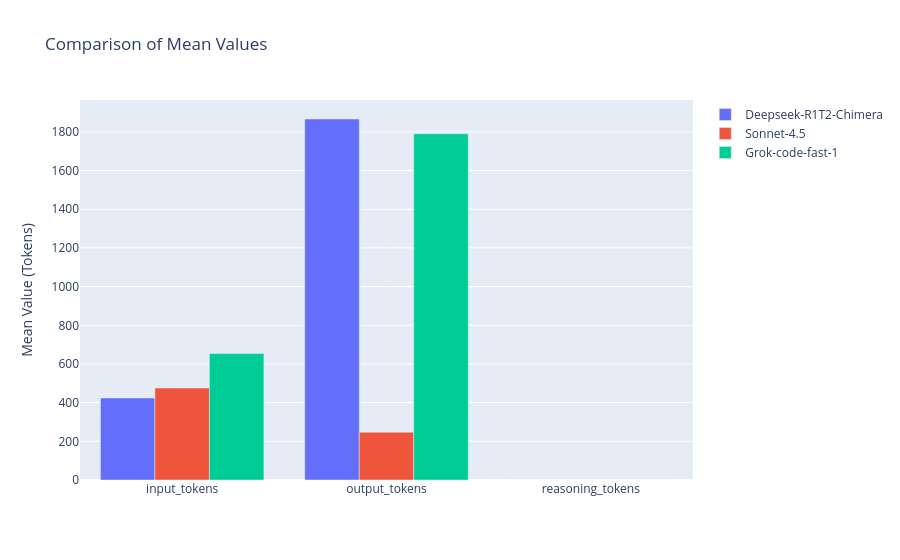

Write notebook code for a chart like this one.
### Code cell
mean1 = deep_df[["input_tokens", "output_tokens", "reasoning_tokens"]].mean()
mean2 = sonnet_df[["input_tokens", "output_tokens", "reasoning_tokens"]].mean()
mean3 = grok_df[["input_tokens", "output_tokens", "reasoning_tokens"]].mean()
columns = mean1.index.tolist()
fig = go.Figure(data=[
    go.Bar(name='Deepseek-R1T2-Chimera', x=columns, y=mean1.values),
    go.Bar(name='Sonnet-4.5', x=columns, y=mean2.values),
    go.Bar(name='Grok-code-fast-1', x=columns, y=mean3.values)
])
fig.update_layout(
    barmode='group',
    title="Comparison of Mean Values",
    yaxis_title="Mean Value (Tokens)"
)
fig.show()

### Figure 1 — Plotly figure (JSON) as saved in the notebook; plotly's stock layout.template omitted (floating-point values rounded to 4 significant figures)
{"data": [{"name": "Deepseek-R1T2-Chimera", "type": "bar", "x": ["input_tokens", "output_tokens", "reasoning_tokens"], "y": [424.2, 1867.0, 0]}, {"name": "Sonnet-4.5", "type": "bar", "x": ["input_tokens", "output_tokens", "reasoning_tokens"], "y": [475.6, 246.8, 0]}, {"name": "Grok-code-fast-1", "type": "bar", "x": ["input_tokens", "output_tokens", "reasoning_tokens"], "y": [654.0, 1790.0, 0]}], "layout": {"autosize": true, "barmode": "group", "title": {"text": "Comparison of Mean Values"}, "xaxis": {"autorange": true, "range": [-0.5, 2.5], "type": "category"}, "yaxis": {"autorange": true, "range": [0, 1965.0], "title": {"text": "Mean Value (Tokens)"}, "type": "linear"}}}
